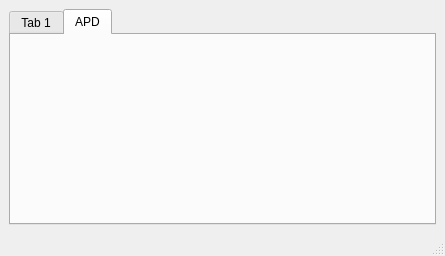
<?xml version="1.0" encoding="UTF-8"?>
<ui version="4.0">
 <class>MainWindow</class>
 <widget class="QMainWindow" name="MainWindow">
  <property name="geometry">
   <rect>
    <x>0</x>
    <y>0</y>
    <width>445</width>
    <height>256</height>
   </rect>
  </property>
  <property name="windowTitle">
   <string>TF03 Traffic</string>
  </property>
  <property name="windowOpacity">
   <double>1.000000000000000</double>
  </property>
  <widget class="QWidget" name="centralwidget">
   <layout class="QGridLayout" name="gridLayout">
    <item row="0" column="0">
     <widget class="QTabWidget" name="tabWidget">
      <property name="currentIndex">
       <number>1</number>
      </property>
      <widget class="QWidget" name="tab">
       <attribute name="title">
        <string>Tab 1</string>
       </attribute>
       <layout class="QGridLayout" name="gridLayout_5">
        <item row="0" column="0">
         <layout class="QGridLayout" name="gridLayout_4">
          <item row="0" column="2">
           <widget class="QPushButton" name="ChinesePushButton">
            <property name="text">
             <string>中文</string>
            </property>
           </widget>
          </item>
          <item row="0" column="3">
           <widget class="QPushButton" name="EnglishPushButton">
            <property name="text">
             <string>English</string>
            </property>
           </widget>
          </item>
          <item row="0" column="0">
           <spacer name="horizontalSpacer">
            <property name="orientation">
             <enum>Qt::Horizontal</enum>
            </property>
            <property name="sizeHint" stdset="0">
             <size>
              <width>40</width>
              <height>20</height>
             </size>
            </property>
           </spacer>
          </item>
          <item row="0" column="1">
           <widget class="QLabel" name="LanguageLabel">
            <property name="text">
             <string>TextLabel</string>
            </property>
           </widget>
          </item>
         </layout>
        </item>
        <item row="1" column="0">
         <widget class="Line" name="line_2">
          <property name="orientation">
           <enum>Qt::Horizontal</enum>
          </property>
         </widget>
        </item>
        <item row="2" column="0">
         <layout class="QGridLayout" name="gridLayout_3">
          <item row="0" column="0">
           <widget class="QLabel" name="DistanceHintLabel">
            <property name="text">
             <string>Distance (cm)</string>
            </property>
            <property name="alignment">
             <set>Qt::AlignBottom|Qt::AlignLeading|Qt::AlignLeft</set>
            </property>
           </widget>
          </item>
          <item row="0" column="1">
           <widget class="QLabel" name="FrequencyHintLabel">
            <property name="text">
             <string>Frequency (hz)</string>
            </property>
            <property name="alignment">
             <set>Qt::AlignBottom|Qt::AlignLeading|Qt::AlignLeft</set>
            </property>
           </widget>
          </item>
          <item row="1" column="0">
           <widget class="QLabel" name="DistanceDisplayLabel">
            <property name="font">
             <font>
              <pointsize>12</pointsize>
              <weight>75</weight>
              <bold>true</bold>
             </font>
            </property>
            <property name="text">
             <string/>
            </property>
            <property name="alignment">
             <set>Qt::AlignCenter</set>
            </property>
           </widget>
          </item>
          <item row="1" column="1">
           <widget class="QLabel" name="FrequencyDisplayLabel">
            <property name="font">
             <font>
              <pointsize>12</pointsize>
              <weight>75</weight>
              <bold>true</bold>
             </font>
            </property>
            <property name="text">
             <string/>
            </property>
            <property name="alignment">
             <set>Qt::AlignCenter</set>
            </property>
           </widget>
          </item>
         </layout>
        </item>
        <item row="3" column="0">
         <widget class="Line" name="line_3">
          <property name="orientation">
           <enum>Qt::Horizontal</enum>
          </property>
         </widget>
        </item>
        <item row="4" column="0">
         <layout class="QGridLayout" name="gridLayout_2">
          <item row="0" column="4">
           <widget class="QComboBox" name="BaudRateComboBox"/>
          </item>
          <item row="0" column="2">
           <widget class="QComboBox" name="SerialPortComboBox"/>
          </item>
          <item row="0" column="3">
           <widget class="QLabel" name="BaudRateLabel">
            <property name="text">
             <string>TextLabel</string>
            </property>
            <property name="alignment">
             <set>Qt::AlignRight|Qt::AlignTrailing|Qt::AlignVCenter</set>
            </property>
           </widget>
          </item>
          <item row="0" column="1">
           <widget class="QLabel" name="PortNameLabel">
            <property name="text">
             <string>TextLabel</string>
            </property>
            <property name="alignment">
             <set>Qt::AlignRight|Qt::AlignTrailing|Qt::AlignVCenter</set>
            </property>
           </widget>
          </item>
          <item row="0" column="5">
           <widget class="QPushButton" name="ConnectPushButton">
            <property name="text">
             <string>PushButton</string>
            </property>
           </widget>
          </item>
          <item row="0" column="0">
           <spacer name="horizontalSpacer_2">
            <property name="orientation">
             <enum>Qt::Horizontal</enum>
            </property>
            <property name="sizeHint" stdset="0">
             <size>
              <width>40</width>
              <height>20</height>
             </size>
            </property>
           </spacer>
          </item>
         </layout>
        </item>
        <item row="5" column="0">
         <widget class="Line" name="line">
          <property name="orientation">
           <enum>Qt::Horizontal</enum>
          </property>
         </widget>
        </item>
        <item row="6" column="0">
         <layout class="QGridLayout" name="CommandEchoGridLayout"/>
        </item>
        <item row="7" column="0">
         <widget class="Line" name="line_4">
          <property name="orientation">
           <enum>Qt::Horizontal</enum>
          </property>
         </widget>
        </item>
        <item row="8" column="0">
         <layout class="QGridLayout" name="FirmwareGridLayout"/>
        </item>
        <item row="9" column="0">
         <spacer name="verticalSpacer">
          <property name="orientation">
           <enum>Qt::Vertical</enum>
          </property>
          <property name="sizeHint" stdset="0">
           <size>
            <width>20</width>
            <height>40</height>
           </size>
          </property>
         </spacer>
        </item>
       </layout>
      </widget>
      <widget class="QWidget" name="tab_2">
       <attribute name="title">
        <string>APD</string>
       </attribute>
       <layout class="QGridLayout" name="gridLayout_6">
        <item row="0" column="0">
         <layout class="QVBoxLayout" name="APDPagePlotVerticalLayout"/>
        </item>
       </layout>
      </widget>
     </widget>
    </item>
   </layout>
  </widget>
  <widget class="QMenuBar" name="menubar">
   <property name="geometry">
    <rect>
     <x>0</x>
     <y>0</y>
     <width>445</width>
     <height>17</height>
    </rect>
   </property>
  </widget>
  <widget class="QStatusBar" name="statusbar"/>
 </widget>
 <resources/>
 <connections/>
</ui>
